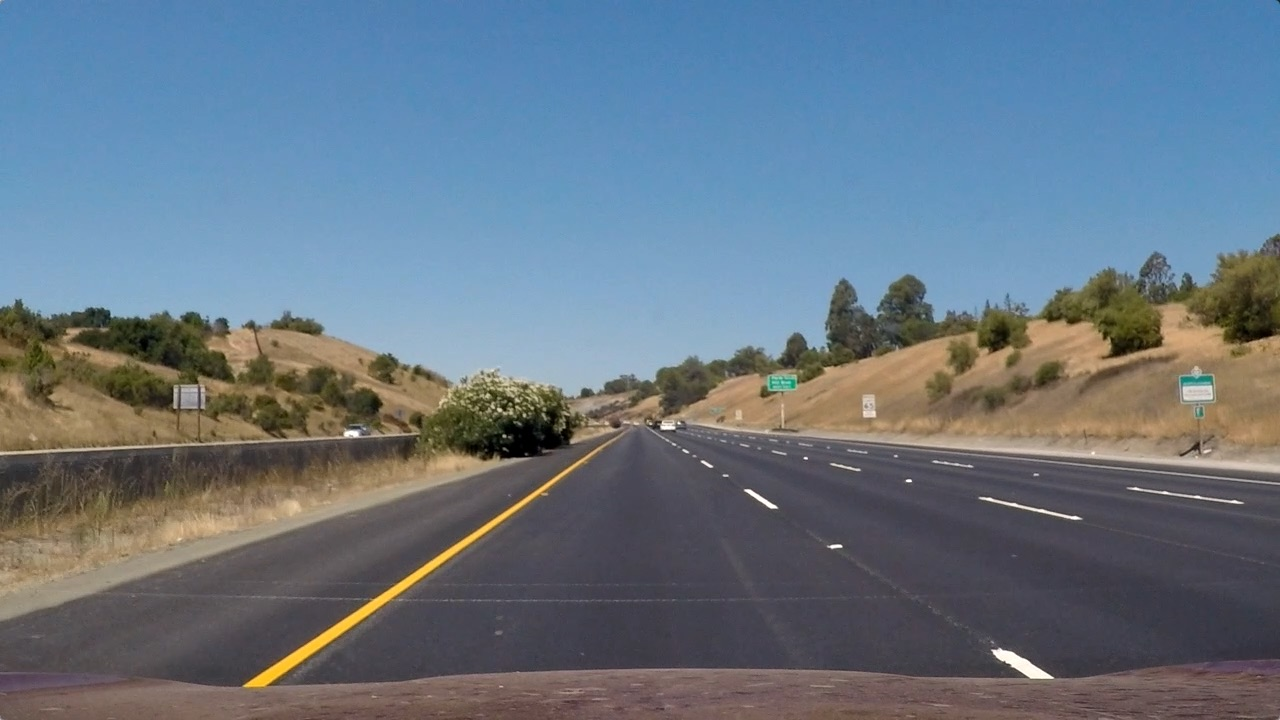
#> input picture test_images/straight_lines1.jpg, 1280 x 720 px
$ python -i threshold.py   (imports and definitions only)   (older library calls are emulated)
#> lines starting #> are read from the running program, lines starting #| are printed output that depends on the picture; after the words box and inside, x2 and y2 are one past the last pixel; in counts of white or black regions, pixels touching at a corner belong together
import cv2
import numpy as np
import matplotlib.pyplot as plt
import matplotlib.image as mpimg

from undistort import undistort


def abs_threshold(img, orient='x', thresh=(20, 100)):
    """
    Apply Sobel x or y, take absolute value and apply threshold.
    Output array of the same size as the input image
    """
    # Convert to grayscale
    gray = cv2.cvtColor(img, cv2.COLOR_RGB2GRAY)
    # Apply x or y gradient and take absolute value
    if orient == 'x':
        abs_sobel = np.absolute(cv2.Sobel(gray, cv2.CV_64F, 1, 0))
    if orient == 'y':
        abs_sobel = np.absolute(cv2.Sobel(gray, cv2.CV_64F, 0, 1))
    # Rescale back to 8 bit integer
    scaled_sobel = np.uint8(255 * abs_sobel / np.max(abs_sobel))
    # Create a binary mask where scaled gradient magnitude thresholds are met
    binary_output = np.zeros_like(scaled_sobel)
    binary_output[(scaled_sobel >= thresh[0]) &
                  (scaled_sobel <= thresh[1])] = 1

    return binary_output


def mag_threshold(img, sobel_kernel=3, mag_thresh=(30, 100)):
    """
    Apply Sobel x or y, compute magnitude value and apply threshold.
    Output array of the same size as the input image
    """
    # Convert to grayscale
    gray = cv2.cvtColor(img, cv2.COLOR_RGB2GRAY)
    # Take the gradient in x and y separately
    sobelx = cv2.Sobel(gray, cv2.CV_64F, 1, 0, ksize=sobel_kernel)
    sobely = cv2.Sobel(gray, cv2.CV_64F, 0, 1, ksize=sobel_kernel)
    # Calculate the magnitude
    gradmag = np.sqrt(sobelx**2 + sobely**2)
    # Scale to 8-bit (0 - 255) and convert to type = np.uint8
    scale_factor = np.max(gradmag) / 255
    gradmag = (gradmag / scale_factor).astype(np.uint8)
    # Create a binary mask where overall magnitude thresholds are met
    binary_output = np.zeros_like(gradmag)
    binary_output[(gradmag >= mag_thresh[0]) & (gradmag <= mag_thresh[1])] = 1

    return binary_output


def dir_threshold(img, sobel_kernel=3, thresh=(0, np.pi / 2)):
    """
    Apply Sobel x or y, compute direction of gradient and apply threshold.
    Output array of the same size as the input image
    """
    # Convert to grayscale
    gray = cv2.cvtColor(img, cv2.COLOR_RGB2GRAY)
    # Take the gradient in x and y separately
    sobelx = cv2.Sobel(gray, cv2.CV_64F, 1, 0, ksize=sobel_kernel)
    sobely = cv2.Sobel(gray, cv2.CV_64F, 0, 1, ksize=sobel_kernel)
    # Take the absolute value of the x and y gradients
    # use np.arctan2(abs_sobely, abs_sobelx) to calculate the direction of the
    # gradient
    absgraddir = np.arctan2(np.absolute(sobely), np.absolute(sobelx))
    # Create a binary mask where direction thresholds are met
    binary_output = np.zeros_like(absgraddir)
    binary_output[(absgraddir >= thresh[0]) & (absgraddir <= thresh[1])] = 1

    return binary_output


def hls_threshold(img, thresh=(100, 255)):
    """
    Separate S channel from HLS color space and apply threshold
    Output array of the same size as the input image
    """
    # Convert to HLS color space
    hls = cv2.cvtColor(img, cv2.COLOR_RGB2HLS)
    # Separate S channel
    s_channel = hls[:, :, 2]
    # Create a binary mask where color thresholds are met
    binary_output = np.zeros_like(s_channel)
    binary_output[(s_channel > thresh[0]) & (s_channel <= thresh[1])] = 1

    return binary_output


def hsv_threshold(img, thresh=([20, 100, 100], [35, 255, 255], [0, 0, 230], [180, 25, 255])):
    """
    Find white and yellow based on range and apply threshold
    Output array of the same size as the input image
    """
    # Convert to HSV color space
    hsv = cv2.cvtColor(img, cv2. COLOR_RGB2HSV)
    # define hsv ranges for yellow and white
    lower_yellow = np.array(thresh[0])
    upper_yellow = np.array(thresh[1])
    lower_white = np.array(thresh[2])
    upper_white = np.array(thresh[3])
    # threshold hsv_img with defined ranges
    yellow_hsv = cv2.inRange(hsv, lower_yellow, upper_yellow)
    white_hsv = cv2.inRange(hsv, lower_white, upper_white)
    binary_output = np.zeros_like(hsv[:, :, 0])
    binary_output[((yellow_hsv != 0) | (white_hsv != 0))] = 1

    return binary_output


def combined_threshold(img):
    """
    Apply combined thresholds using pre-defined functions
    Output array of the same size as the input image
    """
    abs_thresh = abs_threshold(img, orient='x', thresh=(20, 100))
    mag_thresh = mag_threshold(img, sobel_kernel=3, mag_thresh=(50, 100))
    dir_thresh = dir_threshold(img, sobel_kernel=3, thresh=(0.7, 1.2))
    hls_thresh = hls_threshold(img, thresh=(200, 255))
    hsv_thresh = hsv_threshold(img, thresh=(
        [20, 100, 100], [35, 255, 255], [0, 0, 230], [180, 25, 255]))

    # Create the final binary mask where combined thresholds are met
    combined_output = np.zeros_like(hls_thresh)
    combined_output[(abs_thresh == 1 | ((mag_thresh == 1) &
                                        (dir_thresh == 1))) | hsv_thresh == 1] = 1
    # combined_output[(abs_thresh == 1 | ((mag_thresh == 1) &
    #                                     (dir_thresh == 1))) | hls_thresh == 1] = 1

    return abs_thresh, mag_thresh, dir_thresh, hls_thresh, hsv_thresh, combined_output


# [35 lines not run here, left out]

>>> import cv2
>>> picture = cv2.cvtColor(cv2.imread('test_images/straight_lines1.jpg'), cv2.COLOR_BGR2RGB)
>>> result = combined_threshold(picture)
#> in combined_threshold, `abs_thresh = abs_threshold(img, orient='x', thresh=(20, 100))`:
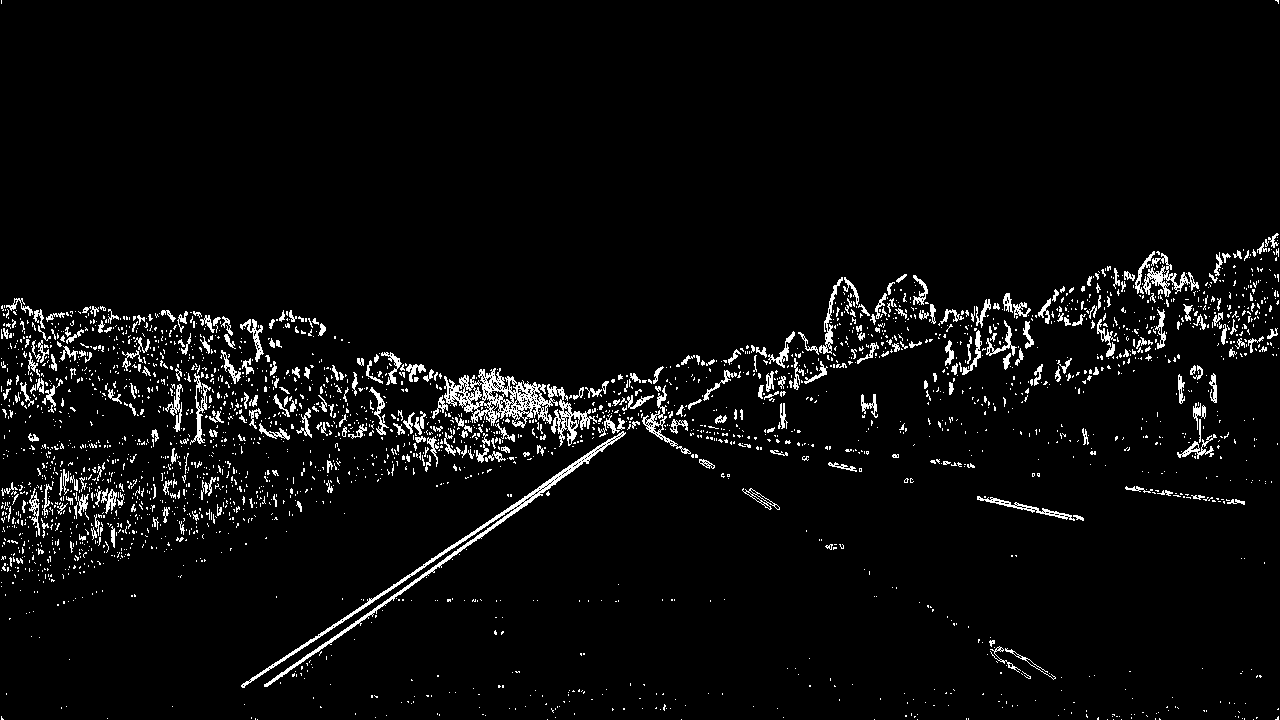
#> abs_thresh: shape (720, 1280); values 0 (black) and 1 (white), 4.2% white in thin lines or dots
#> in mag_threshold, `scale_factor = np.max(gradmag) / 255`: scale_factor = 3.12
#> in combined_threshold, `dir_thresh = dir_threshold(img, sobel_kernel=3, thresh=(0.7, 1.2))`:
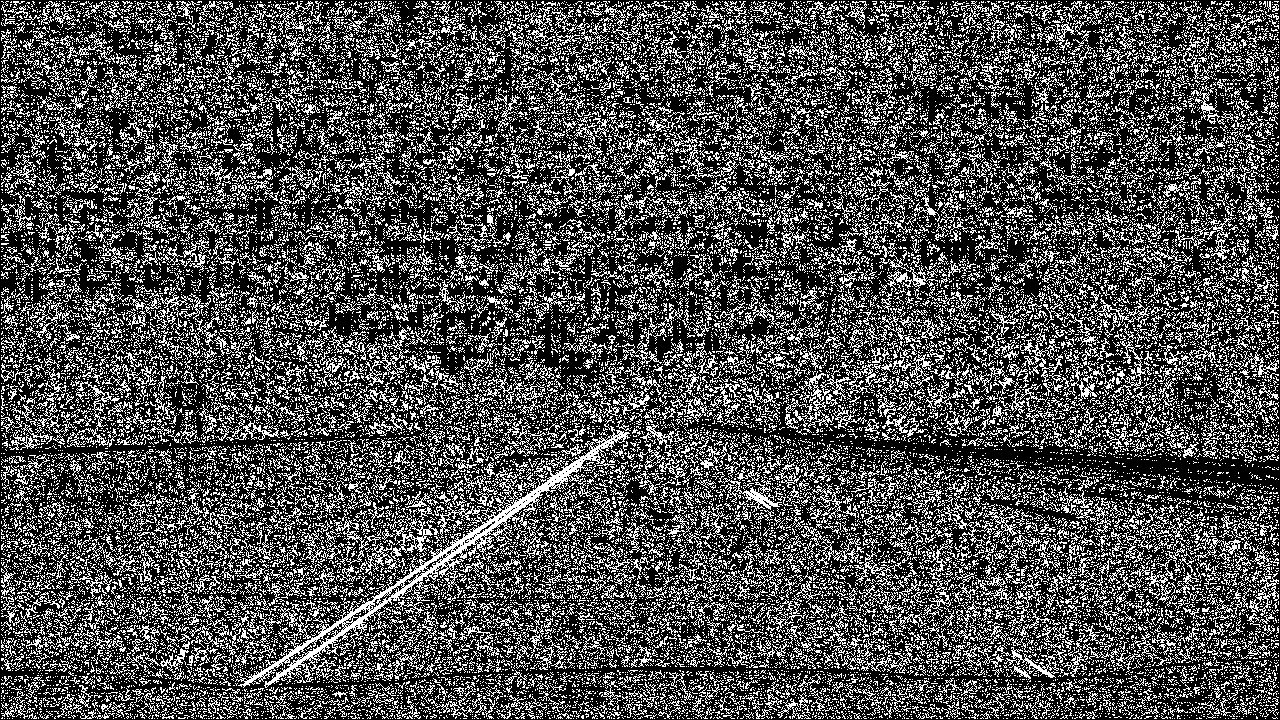
#> dir_thresh: shape (720, 1280) float64; values 0 (black) and 1 (white), 30.3% white in thin lines or dots
#> in hls_threshold, `s_channel = hls[:, :, 2]`:
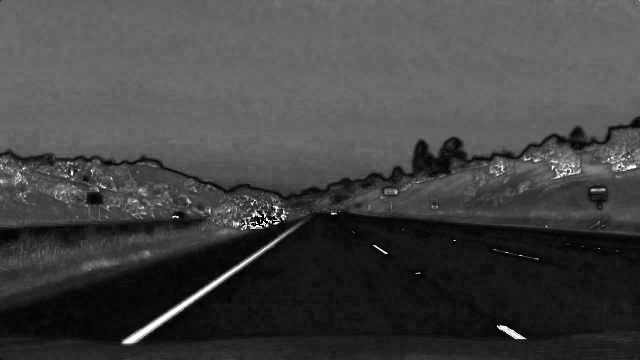
#> s_channel: shape (720, 1280) (shown at 1/2 size); min 0, max 255, mean 67
#> in combined_threshold, `hsv_thresh = hsv_threshold(img, thresh=( [20, 100, 100], [35, 255, 255..`:
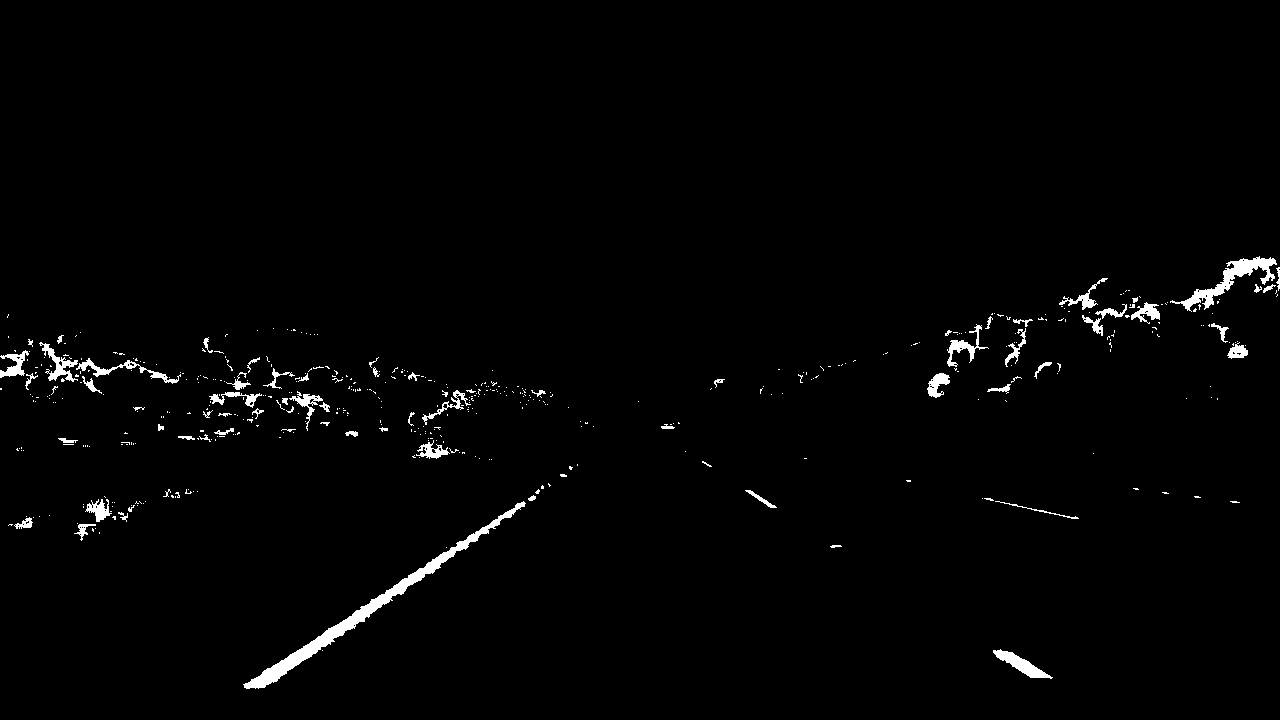
#> hsv_thresh: shape (720, 1280); values 0 (black) and 1 (white), 1.5% white; 486 white regions (415 under 20 px), largest, box (x1, y1, x2, y2) and area: (243, 501, 526, 689) 3269, (1170, 256, 1277, 312) 1330, (993, 649, 1053, 679) 605
#> result = 6 items

$ run again, on test_images/test4.jpg
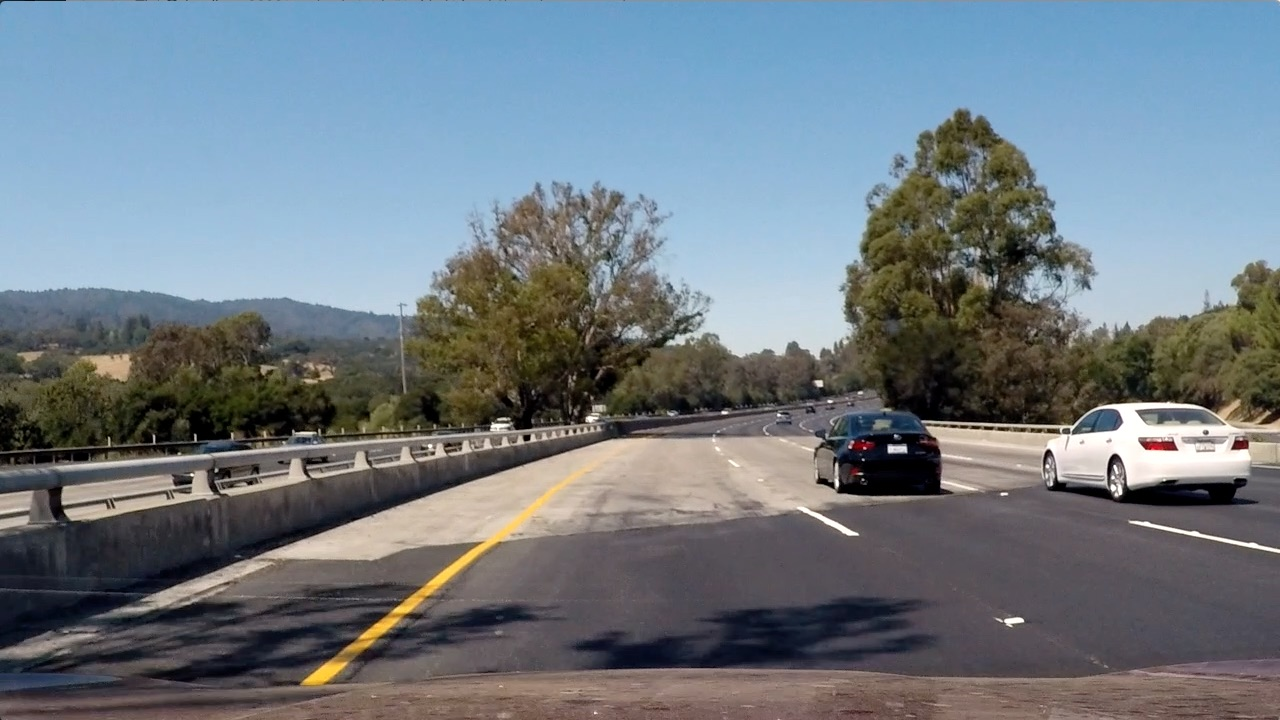
#> input picture test_images/test4.jpg, 1280 x 720 px
#> in combined_threshold, `abs_thresh = abs_threshold(img, orient='x', thresh=(20, 100))`:
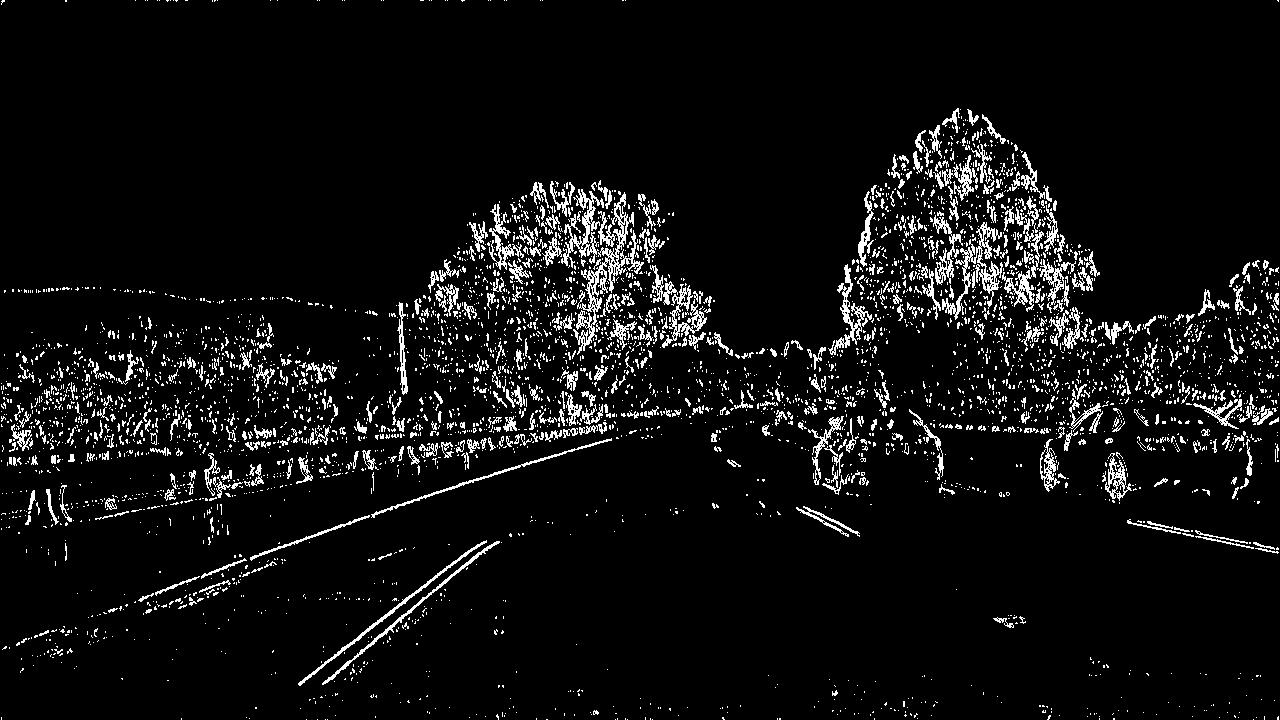
#> abs_thresh: shape (720, 1280); values 0 (black) and 1 (white), 6.3% white in thin lines or dots
#> scale_factor = 3.56
#> mag_thresh: shape (720, 1280); values 0 (black) and 1 (white), 3.6% white in thin lines or dots
#> dir_thresh: shape (720, 1280) float64; values 0 (black) and 1 (white), 27.7% white in thin lines or dots
#> hls: shape (720, 1280, 3); mean of channels 0, 1, 2 80.5, 121.4, 71.8
#> hls_thresh: shape (720, 1280); values 0 (black) and 1 (white), 1.8% white; 895 white regions (792 under 20 px), largest, box (x1, y1, x2, y2) and area: (1067, 403, 1250, 480) 3608, (838, 454, 940, 495) 1502, (421, 483, 564, 595) 1112
#> hsv: shape (720, 1280, 3); mean H, S, V 80.5, 71.4, 140.7
#> yellow_hsv: shape (720, 1280); 1% white; 368 white regions (320 under 20 px), largest, box (x1, y1, x2, y2) and area: (391, 485, 560, 615) 1592, (1218, 285, 1273, 388) 1527, (302, 663, 345, 687) 528
#> white_hsv: shape (720, 1280); 0.88% white; 65 white regions (55 under 20 px), largest, box (x1, y1, x2, y2) and area: (1046, 402, 1250, 485) 6776, (1131, 521, 1280, 553) 425, (797, 507, 858, 535) 275
#> in combined_threshold, `hsv_thresh = hsv_threshold(img, thresh=( [20, 100, 100], [35, 255, 255..`:
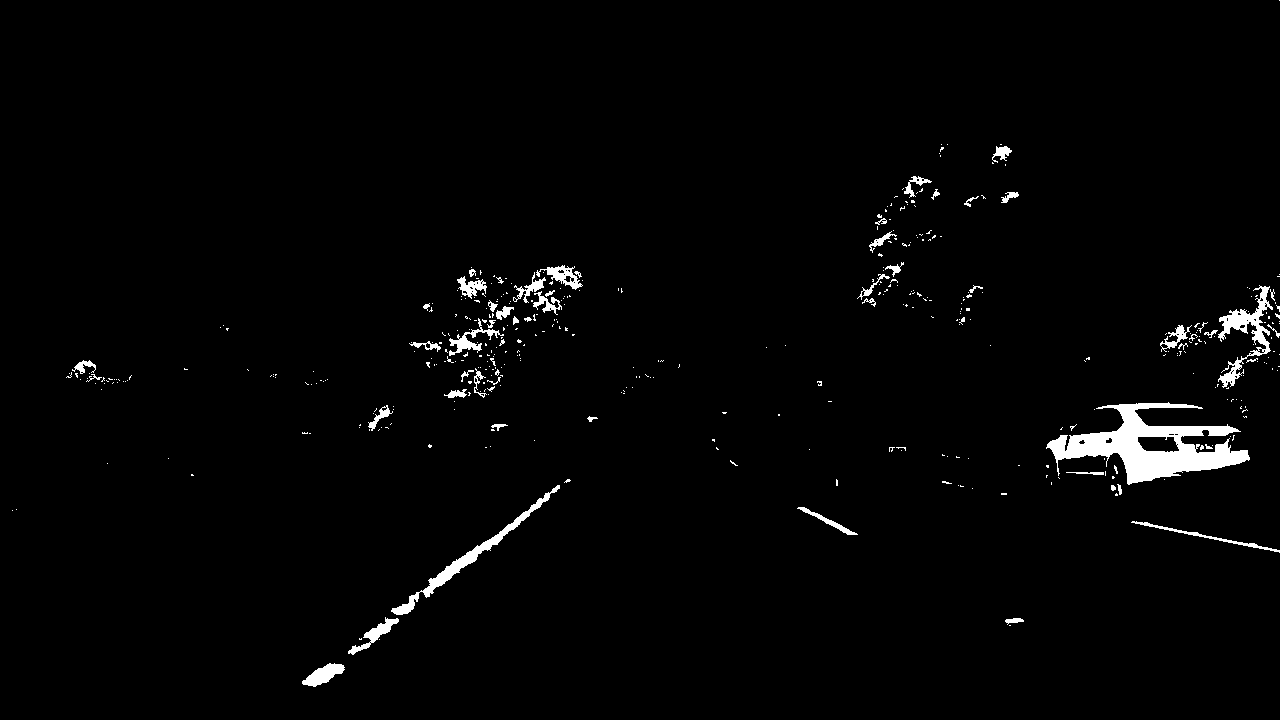
#> hsv_thresh: shape (720, 1280); values 0 (black) and 1 (white), 1.9% white; 433 white regions (375 under 20 px), largest, box (x1, y1, x2, y2) and area: (1046, 402, 1250, 485) 6776, (391, 485, 560, 615) 1592, (1218, 285, 1273, 388) 1527
#> result = 6 items
